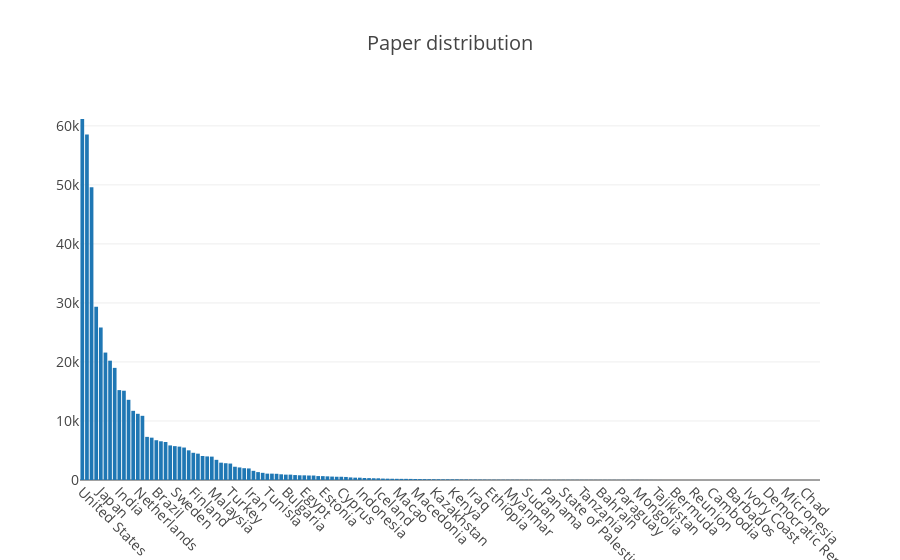

Notebook source saved alongside this figure:
### Code cell
hist = go.Bar(x=macro_dois.sort_values(by=['paper_doi'], ascending=False)['org_country'],
              y=macro_dois.sort_values(by=['paper_doi'], ascending=False)['paper_doi'])

layout = go.Layout(
    title='Paper distribution',
    font=dict(size=14),
    xaxis=dict(tickangle=45)
)

fig = go.Figure(data=[hist], layout=layout)
plotly.offline.iplot(fig)

### Figure 1 — Plotly figure (JSON) as saved in the notebook; plotly's stock layout.template omitted (floating-point values rounded to 4 significant figures; data arrays with more than 128 entries replaced by an {"elided": "..."} marker saying what was removed)
{"data": [{"type": "bar", "uid": "d7c38a7c-d791-4f23-ae6c-055cb977d1fa", "x": {"elided": "160 str values"}, "y": {"elided": "160 int values"}}], "layout": {"font": {"size": 14}, "title": "Paper distribution", "xaxis": {"tickangle": 45}}}
